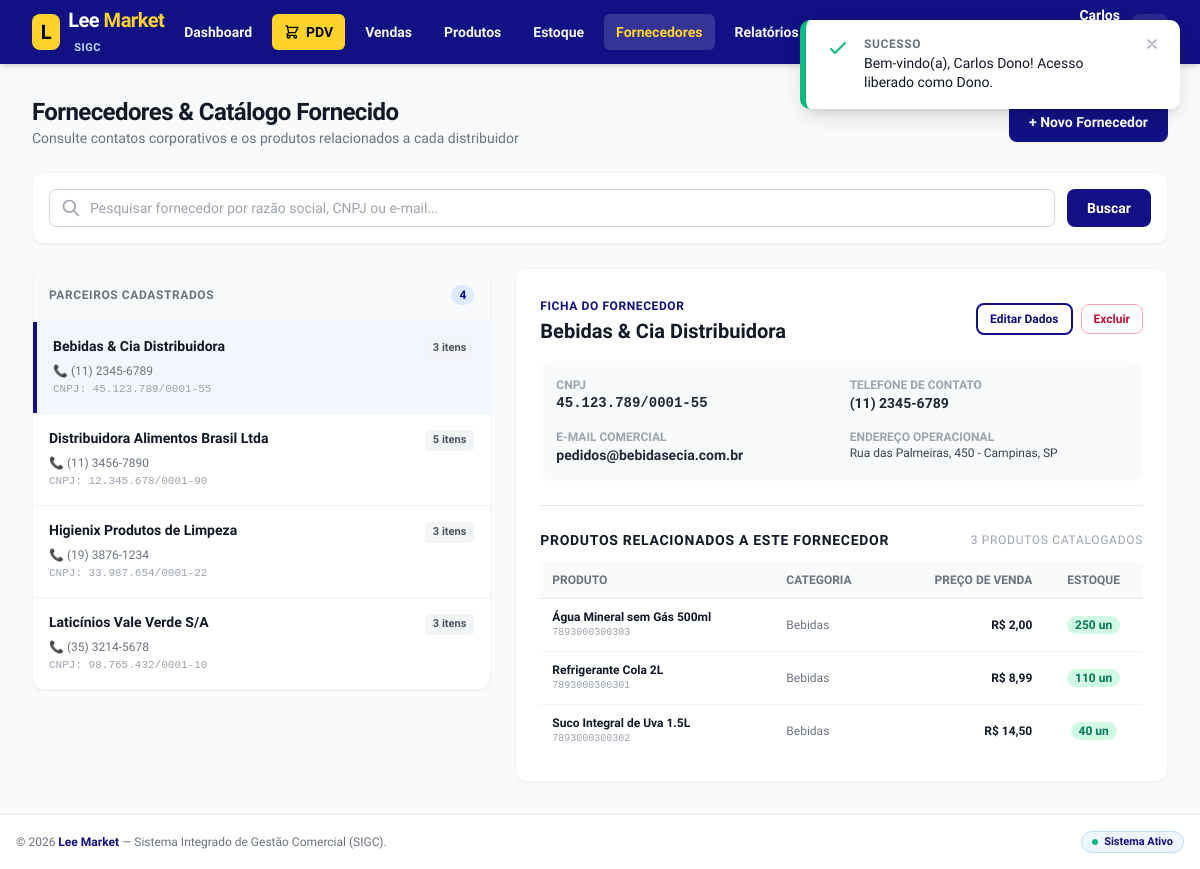
/modules/fornecedores/index.php (signed in), run on the app's committed database.
### tables this page shows
CREATE TABLE IF NOT EXISTS `fornecedores` (
  `id` INT AUTO_INCREMENT PRIMARY KEY,
  `nome` VARCHAR(150) NOT NULL,
  `cnpj` VARCHAR(20) DEFAULT NULL,
  `telefone` VARCHAR(25) NOT NULL,
  `email` VARCHAR(100) NOT NULL,
  `endereco` VARCHAR(255) DEFAULT NULL,
  `criado_em` DATETIME NOT NULL DEFAULT CURRENT_TIMESTAMP
);

CREATE TABLE IF NOT EXISTS `produtos` (
  `id` INT AUTO_INCREMENT PRIMARY KEY,
  `codigo_barras` VARCHAR(50) NOT NULL UNIQUE,
  `nome` VARCHAR(150) NOT NULL,
  `categoria` VARCHAR(80) NOT NULL,
  `preco_custo` DECIMAL(10,2) NOT NULL DEFAULT 0.00,
  `preco_venda` DECIMAL(10,2) NOT NULL DEFAULT 0.00,
  `estoque_atual` INT NOT NULL DEFAULT 0,
  `estoque_minimo` INT NOT NULL DEFAULT 5,
  `fornecedor_id` INT DEFAULT NULL,
  `ativo` TINYINT(1) NOT NULL DEFAULT 1,
  `criado_em` DATETIME NOT NULL DEFAULT CURRENT_TIMESTAMP,
  `atualizado_em` DATETIME NOT NULL DEFAULT CURRENT_TIMESTAMP ON UPDATE CURRENT_TIMESTAMP,
  CONSTRAINT `fk_produtos_fornecedor` FOREIGN KEY (`fornecedor_id`) REFERENCES `fornecedores`(`id`) ON DELETE SET NULL ON UPDATE CASCADE,
  INDEX idx_cod_barras (`codigo_barras`),
  INDEX idx_nome (`nome`)
);

### config/auth.php (called while the page is built, shortened)
<?php
function baseUrl(string $path = ''): string {
    $scriptDir = dirname($_SERVER['SCRIPT_NAME'] ?? '');
    $scriptDir = str_replace('\\', '/', $scriptDir);
    $pos = strpos($scriptDir, '/modules');
    if ($pos !== false) {
        $base = substr($scriptDir, 0, $pos);
    } else {
        $base = rtrim($scriptDir, '/');
    }
    $path = ltrim($path, '/');
    return ($base === '' ? '/' : $base . '/') . $path;
}
function usuarioAtual(): ?array {
    return $_SESSION['usuario'] ?? null;
}

### modules/fornecedores/index.php (the view, shortened to what this page needs)
<?php
require_once __DIR__ . '/../../config/auth.php';
$pdo = getDB();
$busca = trim($_GET['busca'] ?? '');
$fornecedorSelecionadoId = (int)($_GET['fornecedor_id'] ?? 0);
$query = "
    SELECT f.*,
           (SELECT COUNT(*) FROM produtos p WHERE p.fornecedor_id = f.id AND p.ativo = 1) AS total_produtos
    FROM fornecedores f
";
$params = [];
$query .= " ORDER BY f.nome ASC";
$stmt = $pdo->prepare($query);
$stmt->execute($params);
$fornecedores = $stmt->fetchAll();
if ($fornecedorSelecionadoId === 0 && !empty($fornecedores)) {
    $fornecedorSelecionadoId = (int)$fornecedores[0]['id'];
}
$fornecedorAtivo = null;
$produtosFornecidos = [];
if ($fornecedorSelecionadoId > 0) {
    foreach ($fornecedores as $f) {
        if ((int)$f['id'] === $fornecedorSelecionadoId) {
            $fornecedorAtivo = $f;
            break;
        }
    }
    if ($fornecedorAtivo) {
        $stmtProd = $pdo->prepare("
            SELECT id, codigo_barras, nome, categoria, preco_venda, estoque_atual
            FROM produtos
            WHERE fornecedor_id = ? AND ativo = 1
            ORDER BY nome ASC
        ");
        $stmtProd->execute([$fornecedorSelecionadoId]);
        $produtosFornecidos = $stmtProd->fetchAll();
    }
}
require_once __DIR__ . '/../../includes/header.php';
require_once __DIR__ . '/../../includes/navbar.php';
?>
<main class="max-w-7xl mx-auto px-4 sm:px-6 lg:px-8 py-8 w-full flex-1">
    <div class="flex flex-col sm:flex-row sm:items-center sm:justify-between gap-4 mb-6">
        <div>
            <h1 class="text-2xl font-extrabold text-gray-900 tracking-tight">Fornecedores & Catálogo Fornecido</h1>
            <p class="text-sm text-gray-500">Consulte contatos corporativos e os produtos relacionados a cada distribuidor</p>
        </div>
        <?php if ($cargo === 'dono'): ?>
        <div>
            <a href="<?= baseUrl('modules/fornecedores/form.php') ?>" class="btn-lee-primary shadow-sm text-sm">
                + Novo Fornecedor
            </a>
        </div>
        <?php endif; ?>
    </div>
    <div class="bg-white rounded-xl p-4 shadow-sm border border-gray-100 mb-6">
        <form method="GET" class="flex gap-3">
            <div class="relative flex-1">
                <div class="absolute inset-y-0 left-0 pl-3 flex items-center pointer-events-none text-gray-400">
                </div>
                <input type="text" name="busca" value="<?= htmlspecialchars($busca) ?>"
                       placeholder="Pesquisar fornecedor por razão social, CNPJ ou e-mail..."
                       class="block w-full pl-10 pr-3 py-2 border border-gray-300 rounded-lg text-sm focus:ring-2 focus:ring-lee-primary focus:border-lee-primary">
            </div>
            <button type="submit" class="btn-lee-primary px-5 py-2 text-sm">
                Buscar
            </button>
        </form>
    </div>
    <div class="grid grid-cols-1 lg:grid-cols-12 gap-6 items-start">
        <div class="lg:col-span-5 bg-white rounded-xl shadow-sm border border-gray-100 overflow-hidden">
            <div class="p-4 border-b border-gray-100 bg-gray-50 flex items-center justify-between">
                <span class="text-xs font-bold uppercase tracking-wider text-gray-500">Parceiros Cadastrados</span>
                <span class="text-xs font-bold bg-blue-100 text-lee-primary px-2 py-0.5 rounded-full"><?= count($fornecedores) ?></span>
            </div>
            <?php if (empty($fornecedores)): ?>
            <div class="p-8 text-center text-gray-400 text-sm">
                Nenhum fornecedor encontrado.
            </div>
            <?php else: ?>
            <div class="divide-y divide-gray-100 max-h-[600px] overflow-y-auto">
                <?php foreach ($fornecedores as $f):
                    $isSelected = ($fornecedorAtivo && $fornecedorAtivo['id'] == $f['id']);
                ?>
                <a href="<?= baseUrl('modules/fornecedores/index.php?fornecedor_id=' . $f['id'] . ($busca !== '' ? '&busca=' . urlencode($busca) : '')) ?>"
                   class="block p-4 transition-colors <?= $isSelected ? 'bg-blue-50/80 border-l-4 border-lee-primary' : 'hover:bg-gray-50' ?>">
                    <div class="flex items-start justify-between">
                        <div class="font-bold text-gray-900 text-sm leading-tight"><?= htmlspecialchars($f['nome']) ?></div>
                        <span class="text-[11px] font-bold px-2 py-0.5 rounded bg-gray-100 text-gray-600 whitespace-nowrap ml-2">
                            <?= (int)$f['total_produtos'] ?> itens
                        </span>
                    </div>
                    <div class="text-xs text-gray-500 mt-1 flex items-center gap-1">
                        <span>📞 <?= htmlspecialchars($f['telefone']) ?></span>
                    </div>
                    <div class="text-[11px] text-gray-400 mt-0.5 font-mono">
                        CNPJ: <?= htmlspecialchars($f['cnpj'] ?: 'Não informado') ?>
                    </div>
                </a>
                <?php endforeach; ?>
            </div>
            <?php endif; ?>
        </div>
        <div class="lg:col-span-7 bg-white rounded-xl shadow-sm border border-gray-100 p-6">
            <?php if (!$fornecedorAtivo): ?>
            <div class="p-12 text-center text-gray-400">
                Selecione um fornecedor na lista ao lado para ver contatos e produtos.
            </div>
            <?php else: ?>
            <div class="pb-6 border-b border-gray-200">
                <div class="flex flex-col sm:flex-row sm:items-center sm:justify-between gap-3 mb-4">
                    <div>
                        <span class="text-xs font-bold uppercase tracking-wider text-lee-primary">Ficha do Fornecedor</span>
                        <h2 class="text-xl font-black text-gray-900"><?= htmlspecialchars($fornecedorAtivo['nome']) ?></h2>
                    </div>
                    <?php if ($cargo === 'dono'): ?>
                    <div class="flex items-center gap-2">
                        <a href="<?= baseUrl('modules/fornecedores/form.php?id=' . $fornecedorAtivo['id']) ?>" class="btn-lee-outline text-xs py-1.5 px-3">
                            Editar Dados
                        </a>
                        <button type="button" onclick="confirmarExclusaoFornecedor(<?= $fornecedorAtivo['id'] ?>, '<?= htmlspecialchars(addslashes($fornecedorAtivo['nome'])) ?>')" class="px-3 py-1.5 rounded-lg border border-rose-300 text-rose-700 hover:bg-rose-50 text-xs font-bold transition-colors">
                            Excluir
                        </button>
                    </div>
                    <?php endif; ?>
                </div>
                <div class="grid grid-cols-1 sm:grid-cols-2 gap-4 text-xs bg-gray-50 p-4 rounded-xl">
                    <div>
                        <span class="block text-gray-400 font-bold uppercase">CNPJ</span>
                        <span class="font-mono font-bold text-gray-800 text-sm"><?= htmlspecialchars($fornecedorAtivo['cnpj'] ?: 'Não informado') ?></span>
                    </div>
                    <div>
                        <span class="block text-gray-400 font-bold uppercase">Telefone de Contato</span>
                        <span class="font-bold text-gray-800 text-sm"><?= htmlspecialchars($fornecedorAtivo['telefone']) ?></span>
                    </div>
                    <div>
                        <span class="block text-gray-400 font-bold uppercase">E-mail Comercial</span>
                        <span class="font-bold text-gray-800 text-sm"><?= htmlspecialchars($fornecedorAtivo['email']) ?></span>
                    </div>
                    <div>
                        <span class="block text-gray-400 font-bold uppercase">Endereço Operacional</span>
                        <span class="text-gray-700"><?= htmlspecialchars($fornecedorAtivo['endereco'] ?: 'Não informado') ?></span>
                    </div>
                </div>
            </div>
            <div class="mt-6">
                <h3 class="text-sm font-bold uppercase tracking-wider text-gray-900 mb-3 flex items-center justify-between">
                    <span>Produtos Relacionados a Este Fornecedor</span>
                    <span class="text-xs text-gray-400 font-normal"><?= count($produtosFornecidos) ?> produtos catalogados</span>
                </h3>
                <?php if (empty($produtosFornecidos)): ?>
                <div class="p-6 bg-amber-50 rounded-xl text-center text-amber-800 text-xs font-medium">
                    Nenhum produto cadastrado está atualmente vinculado a este fornecedor.
                </div>
                <?php else: ?>
                <div class="overflow-x-auto">
                    <table class="min-w-full divide-y divide-gray-200 text-xs">
                        <thead class="bg-gray-50">
                            <tr class="text-left font-bold text-gray-500 uppercase">
                                <th class="py-2.5 px-3">Produto</th>
                                <th class="py-2.5 px-3">Categoria</th>
                                <th class="py-2.5 px-3 text-right">Preço de Venda</th>
                                <th class="py-2.5 px-3 text-center">Estoque</th>
                            </tr>
                        </thead>
                        <tbody class="divide-y divide-gray-100">
                            <?php foreach ($produtosFornecidos as $prod): ?>
                            <tr class="hover:bg-gray-50">
                                <td class="py-2.5 px-3">
                                    <div class="font-bold text-gray-900"><?= htmlspecialchars($prod['nome']) ?></div>
                                    <div class="text-[10px] text-gray-400 font-mono"><?= htmlspecialchars($prod['codigo_barras']) ?></div>
                                </td>
                                <td class="py-2.5 px-3 text-gray-500"><?= htmlspecialchars($prod['categoria']) ?></td>
                                <td class="py-2.5 px-3 text-right font-bold text-gray-900">
                                    R$ <?= number_format((float)$prod['preco_venda'], 2, ',', '.') ?>
                                </td>
                                <td class="py-2.5 px-3 text-center">
                                    <span class="px-2 py-0.5 rounded-full font-bold <?= (int)$prod['estoque_atual'] <= 5 ? 'bg-red-100 text-red-700' : 'bg-emerald-100 text-emerald-700' ?>">
                                        <?= (int)$prod['estoque_atual'] ?> un
                                    </span>
                                </td>
                            </tr>
                            <?php endforeach; ?>
                        </tbody>
                    </table>
                </div>
                <?php endif; ?>
            </div>
            <?php endif; ?>
        </div>
    </div>
</main>
<?php require_once __DIR__ . '/../../includes/footer.php'; ?>

### assets/css/style.css (style rules this page uses)
:root { --color-primary: #111184; --color-primary-hover: #0c0c66; --color-primary-light: #ececfb; --color-accent: #FFD32C; --color-accent-hover: #e5bd25; --color-accent-light: #fff8db; --color-white: #FFFFFF; --color-black: #000000; }
body { font-family: 'Isometra', system-ui, -apple-system, BlinkMacSystemFont, 'Segoe UI', Roboto, Oxygen, Ubuntu, Cantarell, 'Open Sans', 'Helvetica Neue', sans-serif; color: var(--color-black); background-color: #f4f6fa; margin: 0; padding: 0; }
.text-lee-primary { color: var(--color-primary); }
.border-lee-primary { border-color: var(--color-primary); }
.btn-lee-primary { background-color: var(--color-primary); color: var(--color-white); font-weight: 600; padding: 0.625rem 1.25rem; border-radius: 0.5rem; transition: all 0.2s ease-in-out; display: inline-flex; align-items: center; justify-content: center; gap: 0.5rem; }
.btn-lee-outline { background-color: transparent; color: var(--color-primary); border: 2px solid var(--color-primary); font-weight: 600; padding: 0.5rem 1.25rem; border-radius: 0.5rem; transition: all 0.2s ease-in-out; display: inline-flex; align-items: center; justify-content: center; gap: 0.5rem; }

### data on the page
fornecedores: nome "Bebidas & Cia Distribuidora", total_produtos "3", telefone "(11) 2345-6789", cnpj "45.123.789/0001-55", email "pedidos@bebidasecia.com.br", endereco "Rua das Palmeiras, 450 - Campinas, SP"
fornecedores: nome "Distribuidora Alimentos Brasil Ltda", total_produtos "5", telefone "(11) 3456-7890", cnpj "12.345.678/0001-90"
fornecedores: nome "Higienix Produtos de Limpeza", total_produtos "3", telefone "(19) 3876-1234", cnpj "33.987.654/0001-22"
fornecedores: nome "Laticínios Vale Verde S/A", total_produtos "3", telefone "(35) 3214-5678", cnpj "98.765.432/0001-10"
produtos: nome "Água Mineral sem Gás 500ml", codigo_barras "7893000300303", categoria "Bebidas", preco_venda "2,00", estoque_atual "250"
produtos: nome "Refrigerante Cola 2L", codigo_barras "7893000300301", categoria "Bebidas", preco_venda "8,99", estoque_atual "110"
produtos: nome "Suco Integral de Uva 1.5L", codigo_barras "7893000300302", categoria "Bebidas", preco_venda "14,50", estoque_atual "40"

### other printed values
$user['nome'] "Carlos…"
count($fornecedores) "4"
count($produtosFornecidos) "3"
